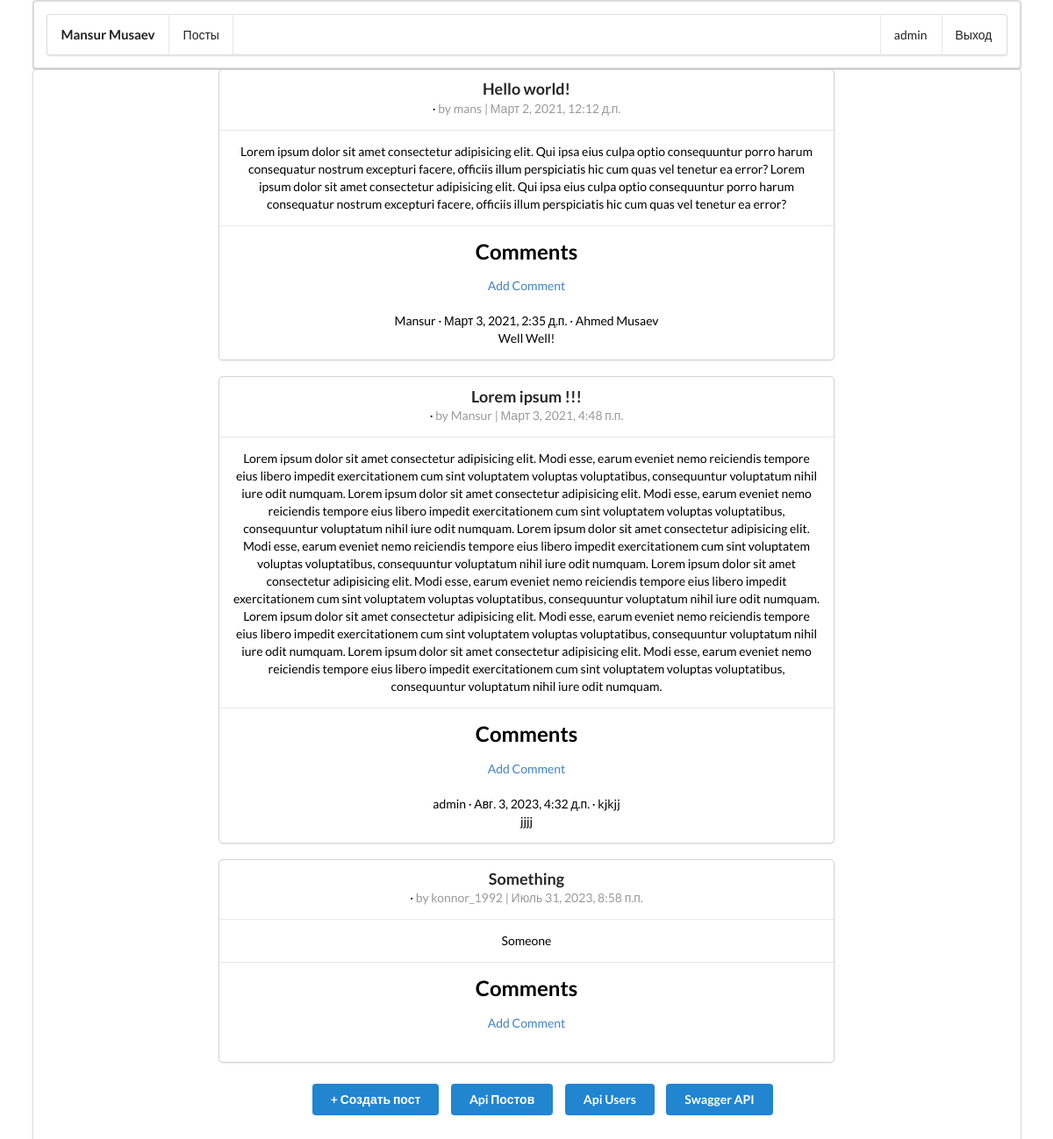
Page / (signed in) on the committed database.
### users/models.py (models this page shows)
class CustomUser(AbstractUser):
    age = models.PositiveIntegerField(default=0)

### articles/models.py (models this page shows, shortened)
class Article(models.Model):
    title = models.CharField(max_length=255)
    body = models.TextField()
    date = models.DateTimeField(auto_now_add=True)
    author = models.ForeignKey(
        get_user_model(),
        on_delete=models.CASCADE,
    )

class Comment(models.Model):
    article = models.ForeignKey(
        Article,
        on_delete=models.CASCADE,
        related_name='comments',
    )
    comment = models.CharField(max_length=140)
    date = models.DateTimeField(auto_now_add=True, blank=True, null=True)
    body = models.TextField()
    author = models.ForeignKey(
        get_user_model(),
        on_delete=models.CASCADE,
    )

### articles/views.py (the view)
# urls.py: path('', ArticleListView.as_view(), name='article_list'),
class ArticleListView(LoginRequiredMixin, ListView):
    model = Article
    template_name = 'home.html'
    login_url = 'login'

### templates/home.html (shortened to what this page needs)
{% extends 'base.html' %}
{% block content %}
<div class="ui container center aligned">
    <article class="ui segment" style="width: 100%; margin: auto;">
      <div class="ui grid">
        <article style="color: black;" class="ui container">
          {% for article in object_list %}
          <div style="position: initial; width: 700px; margin: auto;" class="ui card">
            <div class="content">
              <span class="header">{{ article.title }}</span> &middot;
              <span class="meta">by {{ article.author }} | {{ article.date }}</span>
            </div>
            <div class="content">
              <p>{{ article.body }}</p>
            </div>
            <div class="content">
              <h2>Comments</h2>
              <a href="{% url 'add_comments' article.pk %}">Add Comment</a>
              <br/><br/>
              {% for comment in article.comments.all %}
                <p>
                  <span class="header">{{ comment.author }} &middot; {{ comment.date }} &middot;</span>
                  {{ comment.comment }}
                  <br>
                  {{ comment.body }}
                </p>
              {% endfor %}
            </div>
          </div>
          <br />
          {% endfor %}
        </article>
    </div>
      {% if user.is_authenticated %}
        <ul class="navbar-nav mr-auto" style="display: flex; justify-content: center;">
          <li class="nav-item" style="padding: 5px; list-style: none;"><a class="ui button primary" href="{% url 'article_new' %}">+ Создать пост</a></li>
          <li class="nav-item" style="padding: 5px; list-style: none;"><a class="ui button primary" href="{% url 'article_list_api' %}">Api Постов</a></li>
          <li class="nav-item" style="padding: 5px; list-style: none;"><a class="ui button primary" href="{% url 'usersapi' %}">Api Users</a></li>
          <li class="nav-item" style="padding: 5px; list-style: none;"><a class="ui button primary" href="{% url 'swagger-docs' %}">Swagger API</a></li>
        </ul>
      {% endif %}
    </article>
</div>
{% endblock %}

### templates/base.html (shortened to what this page needs)
{% load static %}
<!DOCTYPE html>
<html lang="en">
<head>
    <link rel="stylesheet" href="https://cdnjs.cloudflare.com/ajax/libs/semantic-ui/2.4.1/semantic.min.css">
</head>
<body>
  <div class="ui container center aligned">
    <article class="ui segment" style="width: 100%; margin: auto;">
      <div class="ui grid">
        <header class="ui segment"  style="width: 100%; margin: auto;">
          <div class="ui menu">
            <div class="logo item">
              <h4>Mansur Musaev</h4>
            </div>
            <a class="item" href="{% url 'article_list' %}">Посты</a>
            {% if user.is_authenticated %}
              <div class="right menu">
                <a class="item teal" href="#">{{ user.username }}</a>
                <a class="item" href="{% url 'logout' %}">Выход</a>
              </div>
            {% else %}
              <div class="right menu">
                <a class="item" href="{% url 'login' %}">Вход</a>
                <a class="item" href="{% url 'signup' %}">Регистрация</a>
              </div>
            {% endif %}
          </div>
        </header>
      </div>
    </article>
  </div>
    {% block content %}
    {% endblock content %}
</body>
</html>

### rows in the picture
CustomUser: username "admin"
Article: title "Hello world!", author "mans", date "Март 2, 2021, 12:12 д.п.", body "Lorem ipsum dolor sit amet consectetur adipisicing elit. Qui ipsa eius culpa optio consequuntur porro harum consequatur nostrum excepturi facere, officiis illum perspiciatis hic cum quas vel tenetur ea error? Lorem ipsum dolor sit amet consectetur adipisicing elit. Qui ipsa eius culpa optio consequuntur porro harum consequatur nostrum excepturi facere, officiis illum perspiciatis hic cum quas vel tenetur ea error?"
Comment: author "Mansur", date "Март 3, 2021, 2:35 д.п.", comment "Ahmed Musaev", body "Well Well!"
Article: title "Lorem ipsum !!!", author "Mansur", date "Март 3, 2021, 4:48 п.п.", body "Lorem ipsum dolor sit amet consectetur adipisicing elit. Modi esse, earum eveniet nemo reiciendis tempore eius libero impedit exercitationem cum sint voluptatem voluptas voluptatibus, consequuntur voluptatum nihil iure odit numquam. Lorem ipsum dolor sit amet consectetur adipisicing elit. Modi esse, earum eveniet nemo reiciendis tempore eius libero impedit exercitationem cum sint voluptatem voluptas voluptatibus, consequuntur voluptatum nihil iure odit numquam. Lorem ipsum dolor sit amet consectetur adipisicing elit. Modi esse, earum eveniet nemo reiciendis tempore eius libero impedit exercitationem cum sint voluptatem voluptas voluptatibus, consequuntur voluptatum nihil iure odit numquam.…"
Comment: author "admin", date "Авг. 3, 2023, 4:32 д.п.", comment "kjkjj", body "jjjj"
Article: title "Something", author "konnor_1992", date "Июль 31, 2023, 8:58 п.п.", body "Someone"
